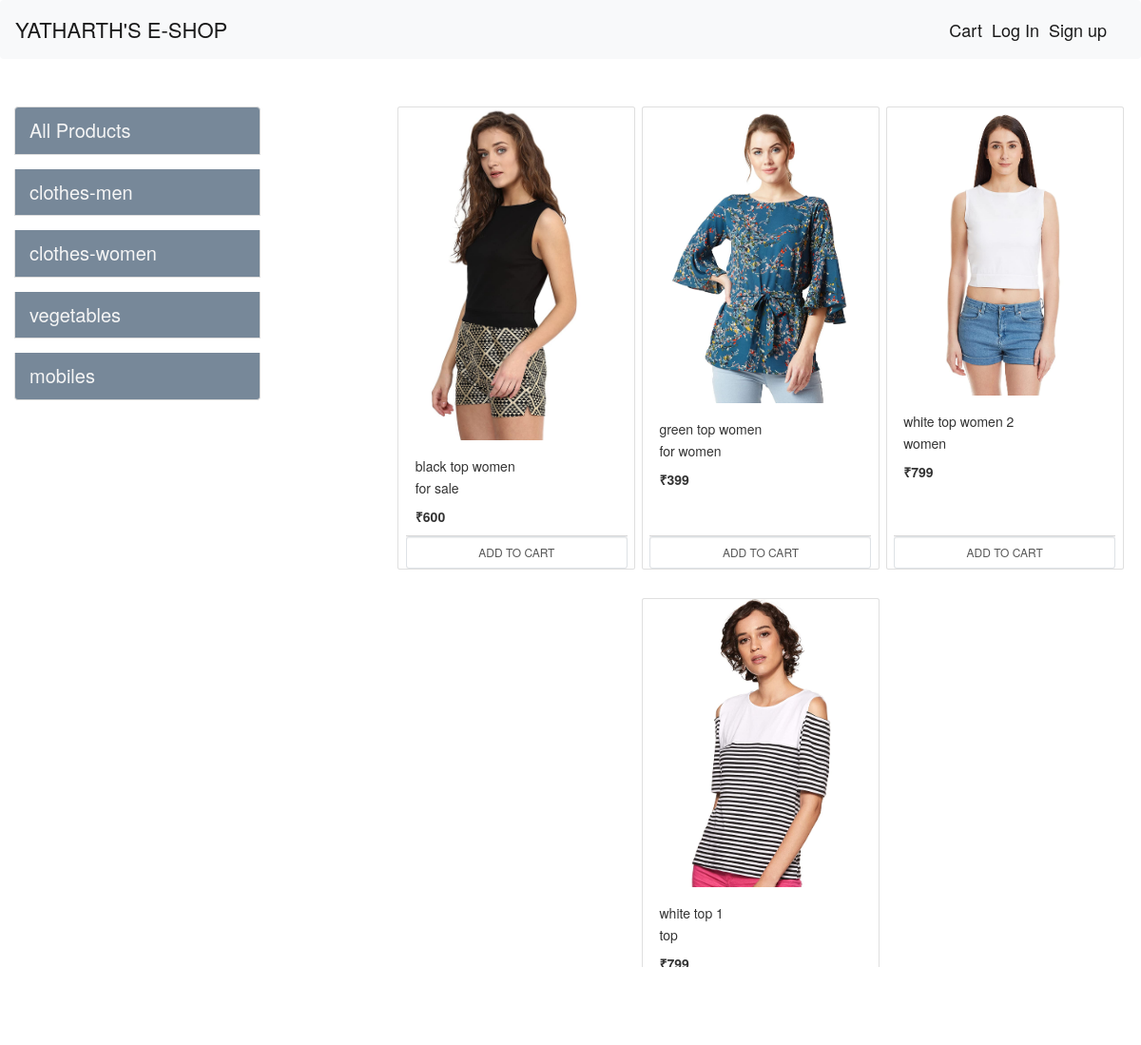
The app's page /?category=2 with its own data.
### store/models.py (models this page shows, shortened)
class Category(models.Model):
    name=models.CharField(max_length=20)
    @staticmethod
    def collectall():
        return Category.objects.all()

class Product(models.Model):
    name=models.CharField(max_length=50)
    price=models.IntegerField(default=0)
    description=models.CharField(max_length=200,default='',null=True,blank=True)
    Category=models.ForeignKey(Category, on_delete=models.CASCADE,default=1)
    image=models.ImageField(upload_to='uploads/products/',default='')
    @staticmethod
    def collectbycategoryid(category_id):
        if(category_id):
            return Product.objects.filter(Category_id=category_id)
        else:
            return collectall()

### store/views.py (the view, shortened to what this page needs)
# urls.py: path('',index.as_view(),name='homepage'),
class index(View):
    def get(self,request):
        prds= None
        cart=request.session.get('cart')
        if not cart:
            request.session.cart={}
        cats=Category.collectall()
        catid=request.GET.get('category')
        if catid:
            prds=Product.collectbycategoryid(catid)
        else:
            prds=Product.getallproducts()
        return render(request,'index.html',{'products':prds,'Category':cats})

### store/templatetags/cart.py (called while the page is built)
@register.filter(name='isincart') #name specifies what name to call it with in the html
def isincart(product,cart):
    key=cart.keys()
    for id in key:
        if int(id)==product.id:
            return True
    return False

@register.filter(name="currency")
def currency(number):
    return "₹"+str(number)

### store/templates/index.html (shortened to what this page needs)
{% extends 'base.html'%}
{% block content%}
{% load cart%}
<div class="row">
  <div class="container-fluid mt-5 ">
    <div class="col-lg-4 mx-auto">
      <div class="list-group mb-3 " style="width:70%;">
        <a href="/" class="list-group-item list-group-item-action mb-4" style="font-size: 20px; color:whitesmoke; background-color:lightslategray;">All Products</a>
        {% for cat in Category%}
        <a href="/?category={{cat.id}}" class="list-group-item list-group-item-action mb-4" style="font-size: 20px; color:whitesmoke; background-color:lightslategray;">{{cat.name}}</a>
        {% endfor%}
      </div>
    </div>
    <div id="products" class="col-lg-8 mx-auto">
      <div class="row mx-auto">
        {% for product in products%}
        <div class="card mx-auto mb-5" id={{product.id}} style="width: 25rem;">
          <img src="{{product.image.url}}" class="card-img-top" alt="...">
          <div class="card-body">
            <h5 class="card-title">{{product.name}}</h5>
            <p class="card-text">{{product.description}}</p>
            <p class="card-text"><b>{{product.price|currency}}</b></p>
          </div>
          <div class="card-footer p-0 no-gutters">
            {% if product|isincart:request.session.cart %}
            <div class="row no-gutters">
              <form action="/#{{product.id}}" class="col-2 px-2" method="post">
                {% csrf_token %}
               <input hidden type="text" name='product' value="{{product.id}}">
               <input hidden type="text" name='remove' value="True">
               <input type="submit" value="-" class="btn btn-block btn-secondary px-3">
              </form>
              <div class="text-center col mt-2">{{product|cartquant:request.session.cart}} in your cart</div>
             <form action="/#{{product.id}}" class="col-2 px-2"method="post">
              {% csrf_token %}
             <input hidden type="text" name='product' value="{{product.id}}">
             <input type="submit" value="+" class="btn btn-block btn-secondary px-3">
            </form>
            </div>
            {% else %}
            <form action="/#{{product.id}}" method="POST" class="btn-block">
              <input type="submit" class="btn btn-light border btn-sm form-control" value="ADD TO CART">
            </form>
            {% endif %}
          </div>
        </div>
        {% endfor %}
      </div>
    </div>
  </div>
 </div>
{% endblock %}

### records on screen
Category: name "clothes-men"
Category: name "clothes-women"
Category: name "vegetables"
Category: name "mobiles"
Product: image (picture), name "black top women", description "for sale", price "₹600"
Product: image (picture), name "green top women", description "for women", price "₹399"
Product: image (picture), name "white top women 2", description "women", price "₹799"
Product: image (picture), name "white top 1", description "top", price "₹799"
